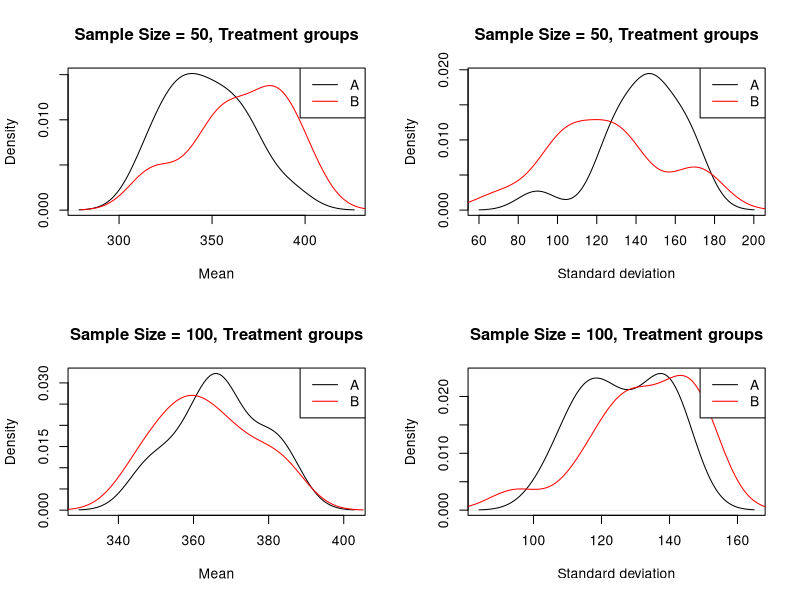
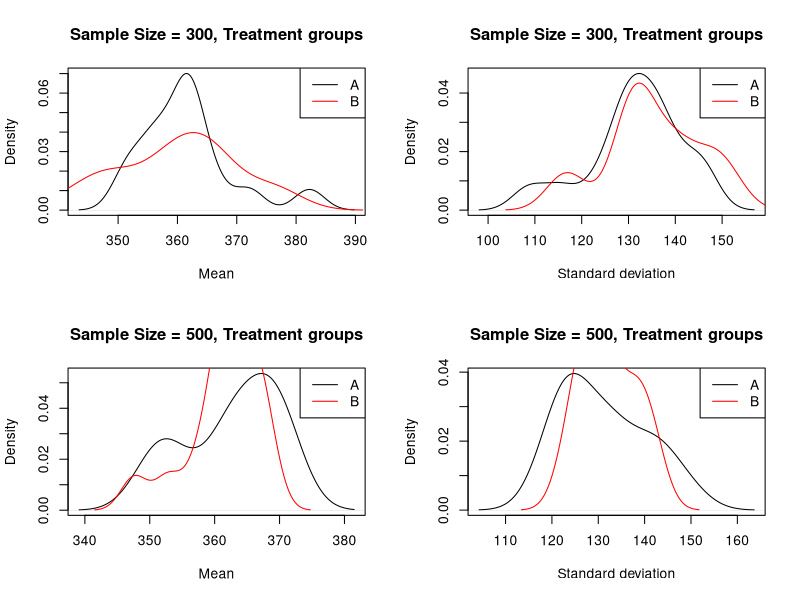
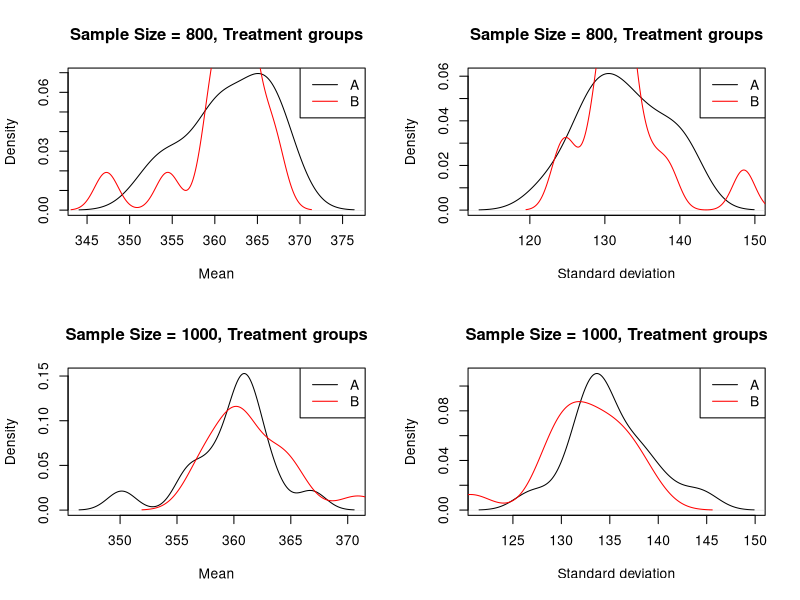

Recreate these plots in R, in order.
#Sample simulations
#Constanza Avalos
#21/07/23

#Excercise 2: 
#In R, generates samples with different sample sizes: 50, 100, 300 and 500
#In each sample, 50% of the participants are randomly assigned to either treatment A or B.
#In each sample, it simulates randomized choices. 
#Each participant must answer 15 cereal choice tasks.
#In the tasks, subjects choose from a list of 9 kinds of cereal. 
#The value is the cereals are: 1 = 474, 2=453, 3=424, 4=398, 5=392, 6=380, 7=374, 8=360, 9=0
#Plot the density means and standard deviation of the sample sizes by treatment groups.


# Set seed for reproducibility
set.seed(123)

# Define cereal values
cereal_values <- c(474, 453, 424, 398, 392, 380, 374, 360, 0)

# Generate samples
sample_sizes <- c(50, 100, 300, 500, 800, 1000)
treatments <- c("A", "B") # A= Coarse and B= Detailed labels
samples <- list()

for (i in 1:length(sample_sizes)) {
  sample_size <- sample_sizes[i]
  sample <- data.frame(participant = 1:(2*sample_size),
                       treatment = rep(treatments, each = sample_size),
                       task1 = sample(cereal_values, 2*sample_size, replace = TRUE),
                       task2 = sample(cereal_values, 2*sample_size, replace = TRUE),
                       task3 = sample(cereal_values, 2*sample_size, replace = TRUE),
                       task4 = sample(cereal_values, 2*sample_size, replace = TRUE),
                       task5 = sample(cereal_values, 2*sample_size, replace = TRUE),
                       task6 = sample(cereal_values, 2*sample_size, replace = TRUE),
                       task7 = sample(cereal_values, 2*sample_size, replace = TRUE),
                       task8 = sample(cereal_values, 2*sample_size, replace = TRUE),
                       task9 = sample(cereal_values, 2*sample_size, replace = TRUE),
                       task10 = sample(cereal_values, 2*sample_size, replace = TRUE),
                       task11 = sample(cereal_values, 2*sample_size, replace = TRUE),
                       task12 = sample(cereal_values, 2*sample_size, replace = TRUE),
                       task13 = sample(cereal_values, 2*sample_size, replace = TRUE),
                       task14 = sample(cereal_values, 2*sample_size, replace = TRUE),
                       task15 = sample(cereal_values, 2*sample_size, replace = TRUE))
  samples[[i]] <- sample
}

# Calculate means and standard deviations by treatment group
means <- list()
sds <- list()
vars <- list()

for (i in 1:length(samples)) {
  sample <- samples[[i]]
  means[[i]] <- aggregate(sample[, 3:17], by = list(sample$treatment), mean)
  sds[[i]] <- aggregate(sample[, 3:17], by = list(sample$treatment), sd)
  vars[[i]] <- aggregate(sample[, 3:17], by = list(sample$treatment), var)
}

# Plot density means and standard deviation of the sample sizes by treatment groups
par(mfrow = c(2, 2))
for (i in 1:length(samples)) {
  sample_size <- sample_sizes[i]
  mean_A <- means[[i]][1, 2:16]
  mean_B <- means[[i]][2, 2:16]
  sd_A <- sds[[i]][1, 2:16]
  sd_B <- sds[[i]][2, 2:16]
  var_A <- vars[[i]][1, 2:16]
  var_B <- vars[[i]][2, 2:16]
  mean_A_num <- as.numeric(mean_A)
  mean_B_num <- as.numeric(mean_B)
  sd_A_num <- as.numeric(sd_A)
  sd_B_num <- as.numeric(sd_B)
  var_A_num <- as.numeric(var_A)
  var_B_num <- as.numeric(var_B)
  plot(density(mean_A_num), main = paste0("Sample Size = ", sample_size, ", Treatment groups"), xlab = "Mean", ylab = "Density")
  lines(density(mean_B_num), col = "red")
  legend("topright", legend = c("A", "B"), col = c("black", "red"), lty = 1)
  plot(density(sd_A_num), main = paste0("Sample Size = ", sample_size, ", Treatment groups"), xlab = "Standard deviation", ylab = "Density")
  lines(density(sd_B_num), col = "red")
  legend("topright", legend = c("A", "B"), col = c("black", "red"), lty = 1)
}

# Summary means and sd by sample sizes

print(means[[1]])
print(means[[2]])
print(means[[3]])
print(means[[4]])
print(means[[5]])
print(means[[6]])

print(sds[[1]])
print(sds[[2]])
print(sds[[3]])
print(sds[[4]])
print(sds[[5]])
print(sds[[6]])
